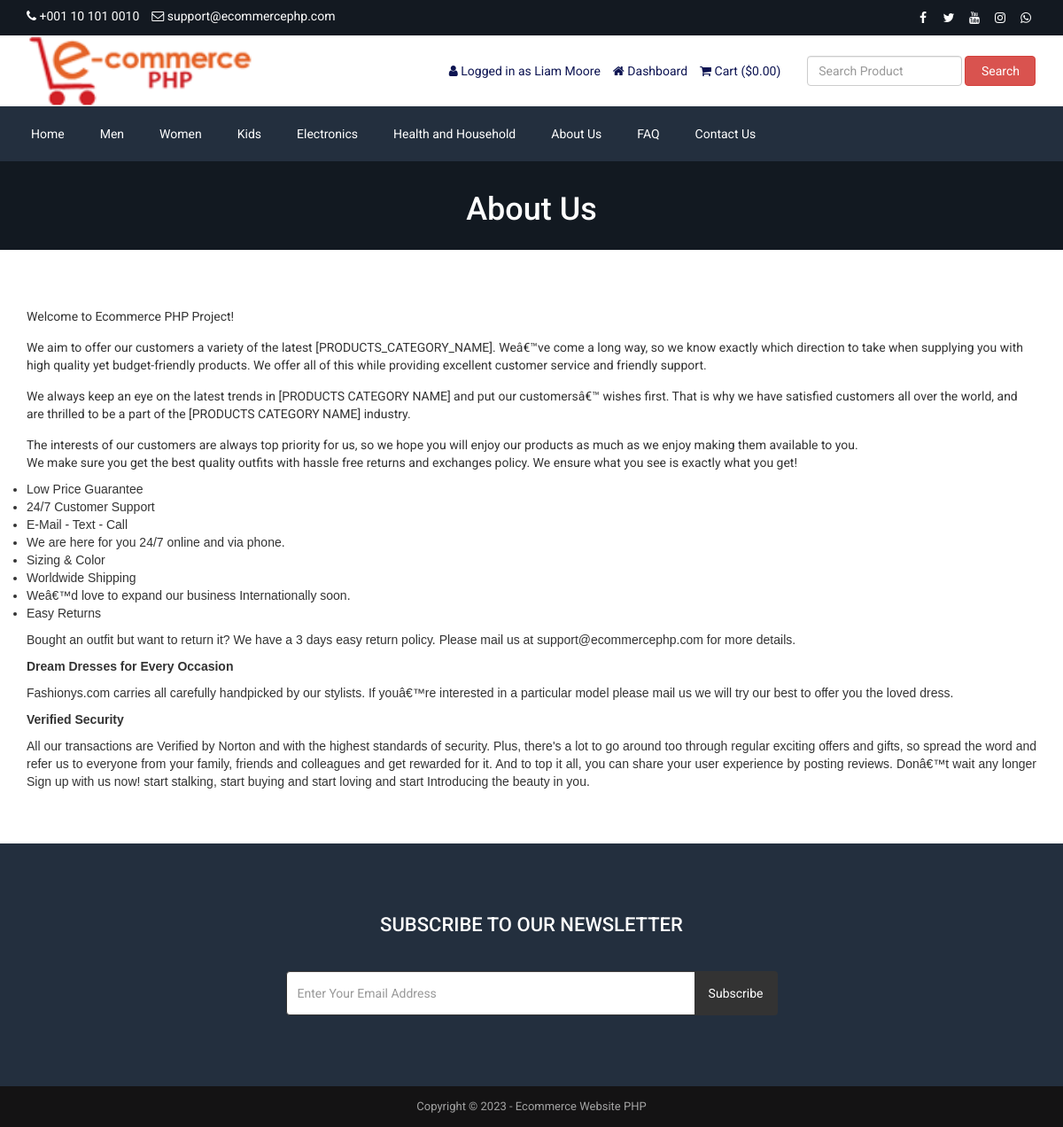
The app's page /about.php (signed in), older data.
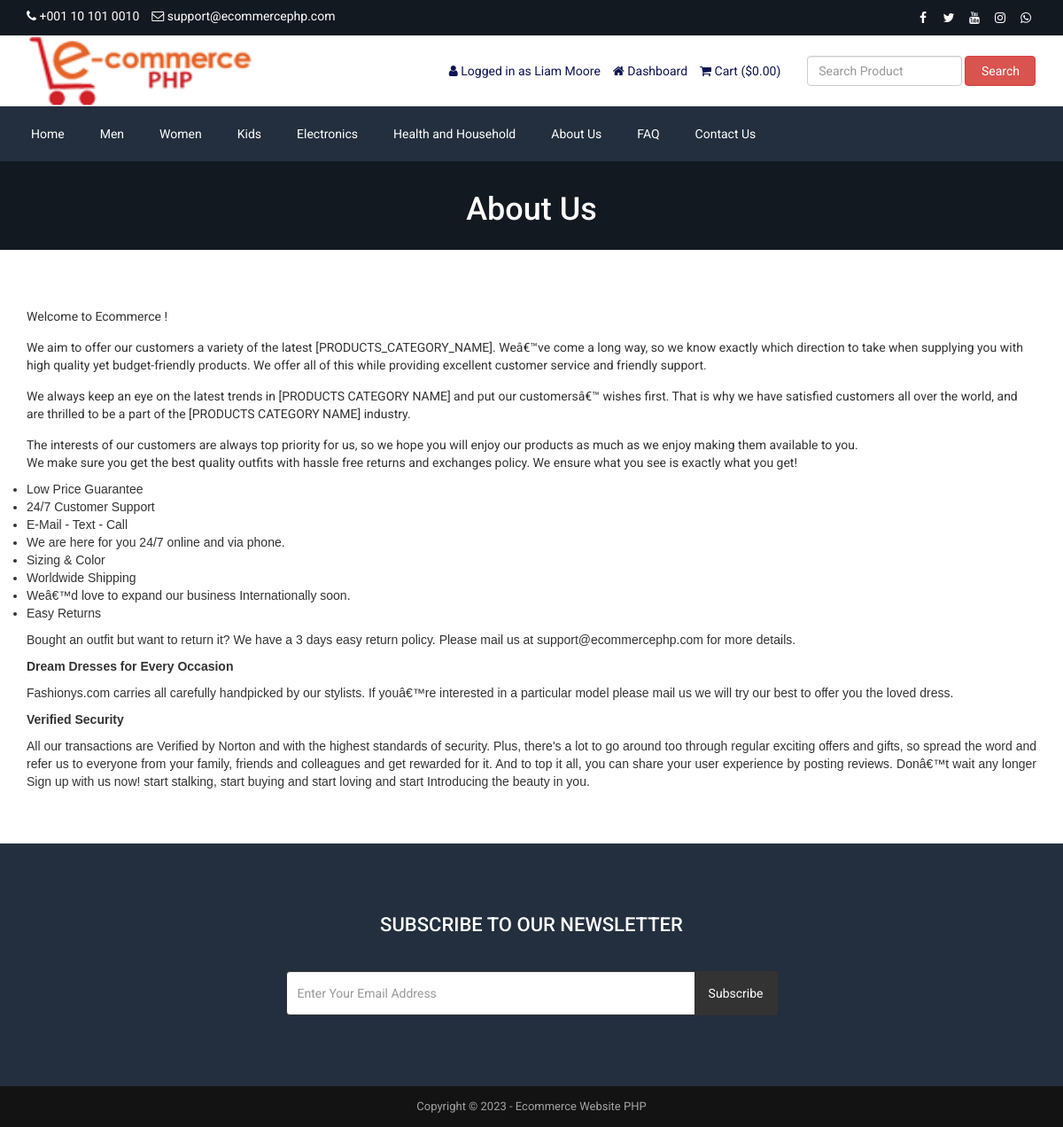
The same page, newer data.
### tables this page shows
CREATE TABLE `tbl_page` (
  `id` int(11) NOT NULL,
  `about_title` varchar(255) NOT NULL,
  `about_content` text NOT NULL,
  `about_banner` varchar(255) NOT NULL,
  `about_meta_title` varchar(255) NOT NULL,
  `about_meta_keyword` text NOT NULL,
  `about_meta_description` text NOT NULL,
  `faq_title` varchar(255) NOT NULL,
  `faq_banner` varchar(255) NOT NULL,
  `faq_meta_title` varchar(255) NOT NULL,
  `faq_meta_keyword` text NOT NULL,
  `faq_meta_description` text NOT NULL,
  `blog_title` varchar(255) NOT NULL,
  `blog_banner` varchar(255) NOT NULL,
  `blog_meta_title` varchar(255) NOT NULL,
  `blog_meta_keyword` text NOT NULL,
  `blog_meta_description` text NOT NULL,
  `contact_title` varchar(255) NOT NULL,
  `contact_banner` varchar(255) NOT NULL,
  `contact_meta_title` varchar(255) NOT NULL,
  `contact_meta_keyword` text NOT NULL,
  `contact_meta_description` text NOT NULL,
  `pgallery_title` varchar(255) NOT NULL,
  `pgallery_banner` varchar(255) NOT NULL,
  `pgallery_meta_title` varchar(255) NOT NULL,
  `pgallery_meta_keyword` text NOT NULL,
  `pgallery_meta_description` text NOT NULL,
  `vgallery_title` varchar(255) NOT NULL,
  `vgallery_banner` varchar(255) NOT NULL,
  `vgallery_meta_title` varchar(255) NOT NULL,
  `vgallery_meta_keyword` text NOT NULL,
  `vgallery_meta_description` text NOT NULL
);

### about.php (the view)
<?php require_once('header.php'); ?>
<?php
$statement = $pdo->prepare("SELECT * FROM tbl_page WHERE id=1");
$statement->execute();
$result = $statement->fetchAll(PDO::FETCH_ASSOC);
foreach ($result as $row) {
   $about_title = $row['about_title'];
    $about_content = $row['about_content'];
    $about_banner = $row['about_banner'];
}
?>
<div class="page-banner" style="background-image: url(assets/uploads/<?php echo $about_banner; ?>);">
    <div class="inner">
        <h1><?php echo $about_title; ?></h1>
    </div>
</div>
<div class="page">
    <div class="container">
        <div class="row">
            <div class="col-md-12">
                <p>
                    <?php echo $about_content; ?>
                </p>
            </div>
        </div>
    </div>
</div>
<?php require_once('footer.php'); ?>

### header.php (shortened to what the changed rows need)
<?php
include("admin/inc/config.php");
?>
<!DOCTYPE html>
<html lang="en">
<head>
	<link rel="stylesheet" href="assets/css/bootstrap.min.css">
	<link rel="stylesheet" href="assets/css/font-awesome.min.css">
	<link rel="stylesheet" href="assets/css/owl.carousel.min.css">
	<link rel="stylesheet" href="assets/css/owl.theme.default.min.css">
	<link rel="stylesheet" href="assets/css/jquery.bxslider.min.css">
    <link rel="stylesheet" href="assets/css/magnific-popup.css">
    <link rel="stylesheet" href="assets/css/rating.css">
	<link rel="stylesheet" href="assets/css/spacing.css">
	<link rel="stylesheet" href="assets/css/bootstrap-touch-slider.css">
	<link rel="stylesheet" href="assets/css/animate.min.css">
	<link rel="stylesheet" href="assets/css/tree-menu.css">
	<link rel="stylesheet" href="assets/css/select2.min.css">
	<link rel="stylesheet" href="assets/css/main.css">
	<link rel="stylesheet" href="assets/css/responsive.css">
	<?php
	$statement = $pdo->prepare("SELECT * FROM tbl_page WHERE id=1");
	$statement->execute();
	$result = $statement->fetchAll(PDO::FETCH_ASSOC);
		?>
</head>
<body>
<div class="top">
	<div class="container">
	</div>
</div>
<div class="header">
	<div class="container">
	</div>
</div>
<div class="nav">
	<div class="container">
		<div class="row">
			<div class="col-md-12 pl_0 pr_0">
				<div class="menu-container">
					<div class="menu">
						<ul>
							<?php
							$statement = $pdo->prepare("SELECT * FROM tbl_page WHERE id=1");
							$statement->execute();
							$result = $statement->fetchAll(PDO::FETCH_ASSOC);
							foreach ($result as $row) {
								$about_title = $row['about_title'];
								$faq_title = $row['faq_title'];
								$contact_title = $row['contact_title'];
							}
							?>
							<li><a href="about.php"><?php echo $about_title; ?></a></li>
							<li><a href="faq.php"><?php echo $faq_title; ?></a></li>
							<li><a href="contact.php"><?php echo $contact_title; ?></a></li>
						</ul>
					</div>
				</div>
			</div>
		</div>
	</div>
</div>

Row changes from the older to the newer data that the page shows:
changed tbl_page "About Us": about_content "Welcome to Ecommerce PHP Project! We aim to offer…" → "Welcome to Ecommerce ! We aim to offer…"
